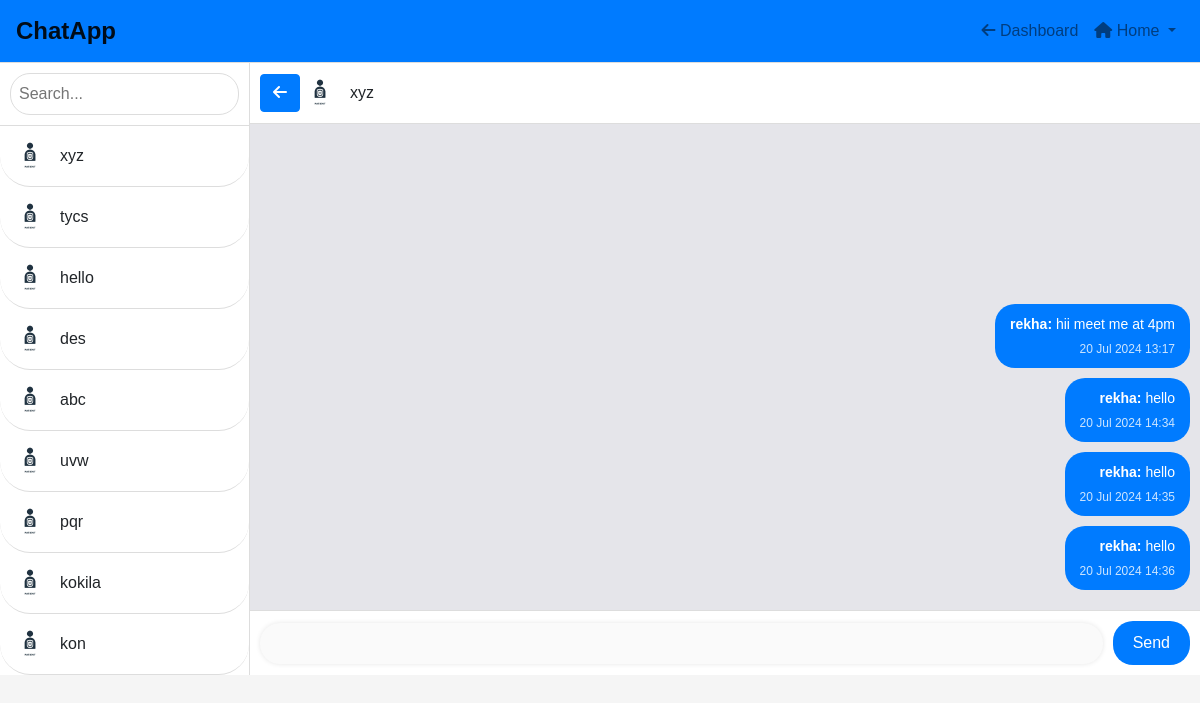
The page /doctor/communication.php?patient_id=3 (signed in) on the database its author committed.
### tables this page shows
CREATE TABLE `users` (
  `id` int(11) NOT NULL,
  `username` varchar(50) NOT NULL,
  `email` varchar(100) NOT NULL,
  `password` varchar(255) NOT NULL,
  `otp` varchar(6) DEFAULT NULL,
  `otp_expiry` datetime DEFAULT NULL,
  `role` enum('admin','doctor','patient') NOT NULL,
  `created_at` datetime DEFAULT current_timestamp(),
  `reset_token` varchar(100) DEFAULT NULL,
  `reset_time` datetime DEFAULT NULL,
  `security_question` varchar(255) DEFAULT NULL,
  `security_answer` varchar(255) DEFAULT NULL
);

CREATE TABLE `messages` (
  `id` int(11) NOT NULL,
  `sender_id` int(11) NOT NULL,
  `recipient_id` int(11) NOT NULL,
  `message` text NOT NULL,
  `created_at` timestamp NOT NULL DEFAULT current_timestamp()
);

### doctor/communication.php (the view, shortened to what this page needs)
<?php
require_once '../config.php';
$userId = $_SESSION['user_id'];
$patients = $conn->query("SELECT id, username FROM users WHERE role='patient'");
$patientId = $_GET['patient_id'] ?? null;
$selectedPatient = null;
if ($patientId) {
    $patientResult = $conn->query("SELECT username FROM users WHERE id = '$patientId'");
    $selectedPatient = $patientResult->fetch_assoc();
}
$messagesQuery = "SELECT messages.*, users.username AS sender_name
                  FROM messages
                  JOIN users ON messages.sender_id = users.id
                  WHERE (recipient_id = '$userId' AND sender_id = '$patientId') OR (sender_id = '$userId' AND recipient_id = '$patientId')
                  ORDER BY created_at DESC";
$messages = $conn->query($messagesQuery);
?>
<!DOCTYPE html>
<html lang="en">
<head>
    <link rel="stylesheet" href="https://stackpath.bootstrapcdn.com/bootstrap/4.5.2/css/bootstrap.min.css">
    <link rel="stylesheet" href="https://cdnjs.cloudflare.com/ajax/libs/font-awesome/6.0.0-beta3/css/all.min.css">
</head>
<body>
    <nav class="navbar navbar-expand-lg navbar-light">
        <a class="navbar-brand" href="#">ChatApp</a>
        <div class="collapse navbar-collapse">
            <ul class="navbar-nav ml-auto">
                <li class="nav-item">
                    <a class="nav-link" href="doctor_dashboard.php">
                        <i class="fas fa-arrow-left"></i> Dashboard
                    </a>
                </li>
                <li class="nav-item dropdown">
                    <a class="nav-link dropdown-toggle" href="#" id="navbarDropdown" role="button" data-toggle="dropdown" aria-haspopup="true" aria-expanded="false">
                        <i class="fas fa-home"></i> Home
                    </a>
                </li>
            </ul>
        </div>
    </nav>
    <div class="d-flex">
        <div class="sidebar">
            <div class="search-bar">
                <input type="text" id="searchInput" placeholder="Search..." onkeyup="searchPatient()">
            </div>
            <div class="patient-list" id="patientList">
                <?php while ($patient = $patients->fetch_assoc()) { ?>
                    <div class="patient-list-item" onclick="window.location.href='?patient_id=<?php echo $patient['id']; ?>'">
                        <img src="../a.jpg" alt="Profile">
                        <?php echo htmlspecialchars($patient['username']); ?>
                    </div>
                <?php } ?>
            </div>
        </div>
        <div class="chat">
            <div class="chat-header">
                <a href="doctor_dashboard.php" class="btn btn-primary">
                    <i class="fas fa-arrow-left"></i>
                </a>
                <?php if ($selectedPatient): ?>
                    <img src="../a.jpg" alt="Profile">
                    <h2><?php echo htmlspecialchars($selectedPatient['username']); ?></h2>
                <?php else: ?>
                    <h2>Select a patient</h2>
                <?php endif; ?>
            </div>
            <div class="chat-messages">
                <?php while ($message = $messages->fetch_assoc()) { ?>
                    <div class="message <?php echo $message['sender_id'] == $userId ? 'sent' : 'received'; ?>">
                        <div class="message-content">
                            <strong><?php echo htmlspecialchars($message['sender_name']); ?>:</strong>
                            <?php echo htmlspecialchars($message['message']); ?>
                            <div class="message-time"><?php echo htmlspecialchars(date('d M Y H:i', strtotime($message['created_at']))); ?></div>
                        </div>
                    </div>
                <?php } ?>
            </div>
            <?php if ($patientId): ?>
            <form method="post" class="chat-input" id="chatForm">
                <textarea name="message" id="message" rows="1" required></textarea>
                <button type="submit">Send</button>
            </form>
            <?php endif; ?>
        </div>
    </div>
</body>
</html>

### doctor/communication.php (style rules this page uses)
body { margin: 0; display: flex; flex-direction: column; height: 100vh; font-family: Arial, sans-serif; background-color: #f5f5f5; }
.navbar { background-color: #007bff; border-bottom: 1px solid #ddd; }
.navbar-brand { font-size: 24px; font-weight: bold; color: #fff; }
.navbar-nav .nav-link { color: #fff; }
.sidebar { width: 250px; background-color: #fff; border-right: 1px solid #ddd; overflow-y: auto; display: flex; flex-direction: column; }
.sidebar .search-bar { padding: 10px; border-bottom: 1px solid #ddd; }
.sidebar .search-bar input { width: 100%; padding: 8px; border-radius: 20px; border: 1px solid #ddd; box-sizing: border-box; }
.sidebar .patient-list { flex: 1; display: flex; flex-direction: column; padding: 0; }
.sidebar .patient-list-item { padding: 10px; border-bottom: 1px solid #ddd; cursor: pointer; display: flex; align-items: center; border-radius: 50px; transition: background-color 0.2s; }
.sidebar .patient-list-item img { width: 40px; height: 40px; border-radius: 50%; margin-right: 10px; }
.chat { flex: 1; display: flex; flex-direction: column; background-color: #fff; }
.chat-header { background-color: #fff; border-bottom: 1px solid #ddd; display: flex; align-items: center; padding: 10px; }
.chat-header img { width: 40px; height: 40px; border-radius: 50%; margin-right: 10px; }
.chat-header h2 { margin: 0; font-size: 16px; }
.chat-messages { flex: 1; padding: 10px; overflow-y: auto; background-color: #e5e5ea; display: flex; flex-direction: column-reverse; }
.message { margin-bottom: 10px; display: flex; align-items: flex-end; }
.message.sent { justify-content: flex-end; }
.message-content { max-width: 60%; padding: 10px 15px; border-radius: 20px; font-size: 14px; line-height: 1.5; position: relative; }
.message.sent .message-content { background-color: #007bff; color: #fff; text-align: right; }
.message-time { font-size: 12px; color: #666; display: block; margin-top: 5px; }
.message.sent .message-time { color: #cce5ff; }
.chat-input { padding: 10px; border-top: 1px solid #ddd; background-color: #fff; display: flex; align-items: center; }
.chat-input textarea { flex: 1; border: none; padding: 10px; border-radius: 20px; resize: none; font-size: 14px; background-color: #fafafa; box-shadow: 0 0 5px rgba(0, 0, 0, 0.1); }
.chat-input button { background-color: #007bff; border: none; padding: 10px 20px; margin-left: 10px; color: #fff; border-radius: 20px; cursor: pointer; }

### rows shown on the page
users: username "xyz"
users: username "tycs"
users: username "hello"
users: username "des"
users: username "abc"
users: username "uvw"
users: username "pqr"
users: username "kokila"
users: username "kon"
messages: sender.username "rekha", message "hello", created_at "20 Jul 2024 14:36"
messages: sender.username "rekha", message "hello", created_at "20 Jul 2024 14:35"
messages: sender.username "rekha", message "hello", created_at "20 Jul 2024 14:34"
messages: sender.username "rekha", message "hii meet me at 4pm", created_at "20 Jul 2024 13:17"
